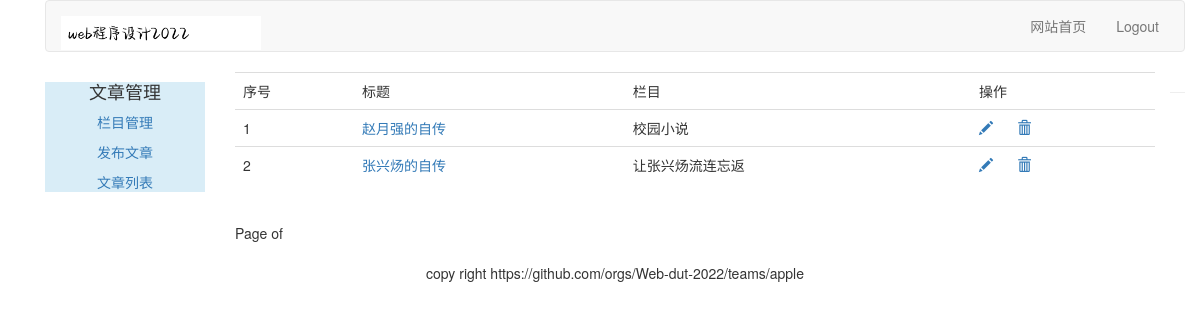
/article/article-list/ (signed in), run on an earlier commit of the app's database.
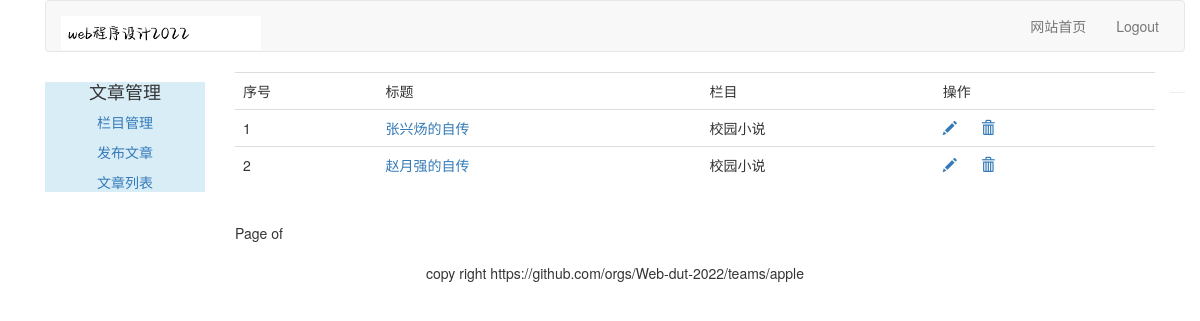
And on a later commit of the database.
### article/models.py (models this page shows, shortened)
class ArticlePost(models.Model):
    author = models.ForeignKey(User, on_delete=models.CASCADE,related_name="article")
    title = models.CharField(max_length=200)
    slug = models.SlugField(max_length=500)
    column = models.ForeignKey(ArticleColumn, on_delete=models.CASCADE,related_name="article_column")
    body = models.TextField()
    created = models.DateTimeField(default=timezone.now())
    updated = models.DateTimeField(auto_now=True)
    class Meta:
        ordering = ("title",)
        ordering = ("-updated",)
        index_together = (('id', 'slug'),)
    def get_absolute_url(self):
        return reverse("article:article_detail", args=[self.id, self.slug])

class ArticleColumn(models.Model):
    user = models.ForeignKey(User, on_delete=models.CASCADE,related_name='article_column')
    column = models.CharField(max_length=200)
    created = models.DateField(auto_now_add=True)
    def __str__(self):
        return self.column

### article/views.py (the view, shortened to what this page needs)
# urls.py: path('article-list/',views.article_list, name="article_list"),
@login_required(login_url='/account/login')
def article_list(request):
    articles = ArticlePost.objects.filter(author=request.user)
    return render(request, "article/column/article_list.html", {"articles":articles})

### templates/article/column/article_list.html (shortened to what this page needs)
{% extends "article/base.html" %}
{% load static %}
{% block content %}
<div>
    <table class="table table-hover">
    	<tr>
    	    <td>序号</td>
    	    <td>标题</td>
            <td>栏目</td>
    	    <td>操作</td>
    	</tr>
    	{% for article in articles %}
    	<tr id={{ article.id }}>
    	    <td>{{ forloop.counter }}</td>
    	    <td><a href="{{ article.get_absolute_url }}">{{ article.title }}</a></td>
            <td>{{ article.column }}</td>
    	    <td>
                <a name="edit" href="{% url 'article:redit_article' article.id %}"><span class="glyphicon glyphicon-pencil"></span></a>
                <a nane="delete" href="javascript:" onclick="del_article(this, {{ article.id }})"><span class="glyphicon glyphicon-trash" style="margin-left:20px;"></span></a>
            </td>
    	</tr>
    	{% endfor %}
    </table>
    {% include "paginator.html" %}
</div>
{% endblock %}

What changed in the data, as far as the page shows it:
changed ArticlePost "张兴炀的自传": column "让张兴炀流连忘返" → "校园小说"; moves up the list
